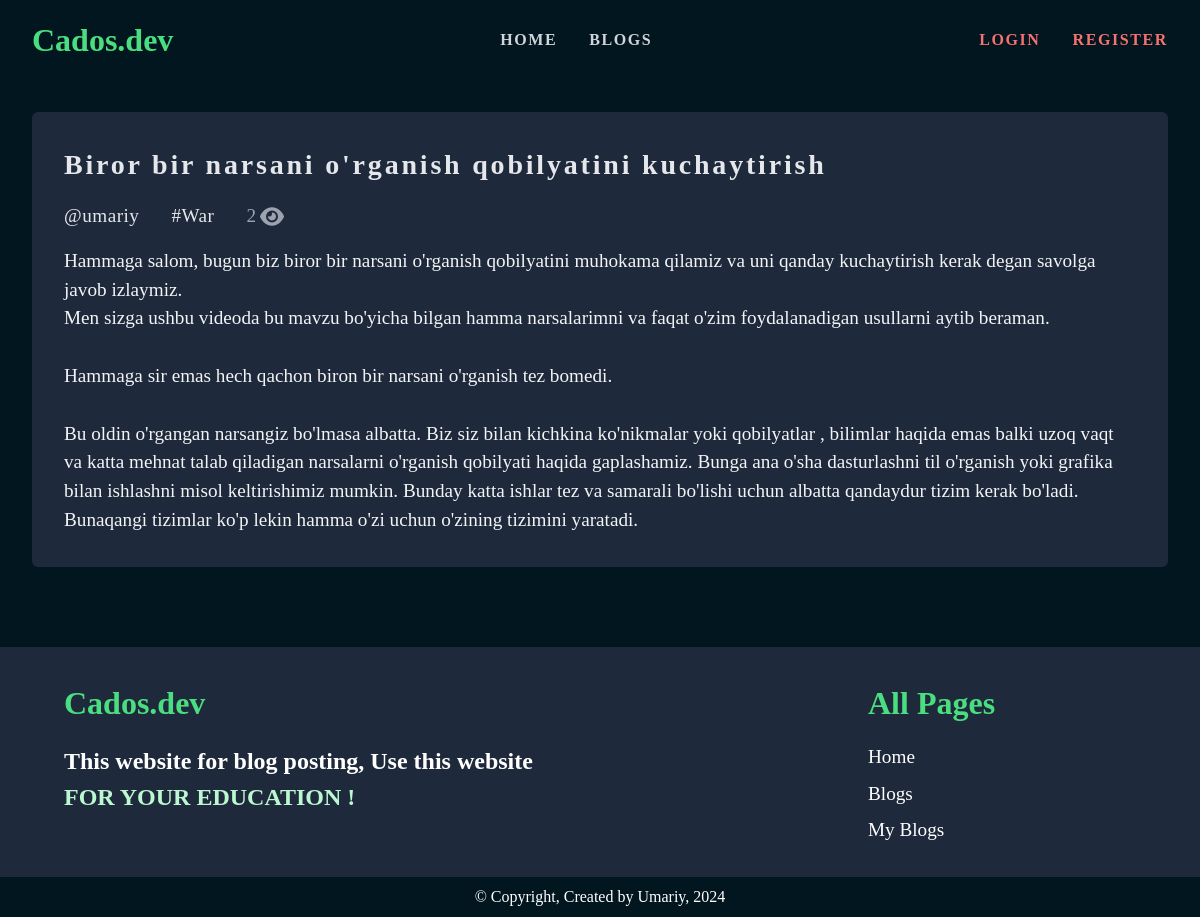
The app's page /blog_detail/biror-bir-narsani-organish-qobilyatini-kuchaytirish with its own data.
### main/models.py (models this page shows, shortened)
class Blog(models.Model):
    category = models.ForeignKey(BlogCategory, on_delete=models.CASCADE)
    author = models.ForeignKey(CustomUser, on_delete=models.CASCADE)
    title = models.CharField("Blog title", max_length=150)
    slug = models.SlugField("Blog slug", max_length=150, unique=True, blank=True)
    text = models.TextField("Blog text", blank=True)
    image = models.ImageField(
        "Blog image", upload_to="blog_image/", blank=True, null=True
    )
    date = models.DateTimeField("Blog date", auto_now_add=True)
    views = models.IntegerField("Blog views", default=1)
    viewed_by = models.ManyToManyField(
        CustomUser, related_name="viewed_blogs", blank=True
    )
    class Meta:
        verbose_name = "Blog"
        verbose_name_plural = "Blogs"

class CustomUser(AbstractUser):
    username = models.CharField("User username", max_length=150, unique=True)
    slug = models.SlugField("User slug", max_length=150, unique=True, blank=True)
    description = models.CharField(
        "User description", max_length=150, blank=True, null=True
    )
    email = models.EmailField("User email", max_length=150, unique=True)
    password = models.CharField("User password", max_length=150)
    image = models.ImageField("User image", upload_to="avatar/", blank=True, null=True)
    date = models.DateField("User date", auto_now_add=True)
    USERNAME_FIELD = (
        "username"  # Указываем email как уникальный идентификатор пользователя
    )
    REQUIRED_FIELDS = ["email"]
    def __str__(self):
        return self.username

class BlogCategory(models.Model):
    title = models.CharField("Category title", max_length=150)
    slug = models.SlugField("Category slug", max_length=150, unique=True, blank=True)
    def __str__(self):
        return self.title
    class Meta:
        verbose_name = "Blogs Category"
        verbose_name_plural = "Blogs Categories"

### main/views.py (the view)
# urls.py: path("blog_detail/<slug:slug>", views.blog_detail, name="blog_detail"),
def blog_detail(request, slug):
    blog = get_object_or_404(Blog, slug=slug)
    if request.user.is_authenticated:
        if not blog.viewed_by.filter(id=request.user.id).exists():
            blog.views += 1
            blog.viewed_by.add(request.user)
            blog.save()
    return render(request, "blog_detail.html", {"blog": blog})

### main/context_pro.py (called while the page is built)
def pagination_context(request):
    blogs = Blog.objects.select_related("author", "category").all()
    paginator = Paginator(blogs, 2)
    page_number = request.GET.get("page")
    page_obj = paginator.get_page(page_number)
    return {
        "blogs": page_obj,  # 'blogs' is now paginated
    }

def my_custom_context_processor(request):
    users = CustomUser.objects.annotate(blog_count=Count("blog")).order_by(
        "-blog_count"
    )[:10]
    return {
        "users": users,
        "all_blogs": Blog.objects.all(),
        "all_categories": BlogCategory.objects.all(),
    }

### templates/blog_detail.html (shortened to what this page needs)
{% extends 'base.html' %} {% load static %}  {% block content %}
<div class="my-[2rem] blogs-content px-[1rem] md:px-[2rem] xl:px-[4rem]">
  <div class="bg-slate-800 p-[1rem] md:p-[2rem] rounded-md">
    <h1 class="text-gray-200 text-[1.75rem] font-[800] tracking-widest">
      {{blog.title}}
    </h1>
    <div
      class="flex flex-wrap blog-details my-[1rem] text-gray-200 text-[1.2rem] tracking-wide gap-[2rem]"
    >
      <h4 class="">@{{blog.author}}</h4>
      <h4 class="">#{{blog.category}}</h4>
      <span class="text-gray-400 flex items-center cursor-pointer">
        {{ blog.views }}
        <img
          src="{% static '/images/eye.svg' %}"
          class="w-[1.5rem] ml-[0.25rem]"
          alt=""
        />
      </span>
    </div>
    <p class="text-gray-100 text-[1.2rem]">{{blog.text|safe|linebreaksbr}}</p>
  </div>
</div>
{% endblock content %}

### static/css/root.css (style rules this page uses)
:root { --bg: #01161e; --sub-bg: #0f172a; --text-green: #4ade80; --text-gray: #eff6e0; }

### static/css/style.css (style rules this page uses)
* { margin: 0; padding: 0; box-sizing: border-box; font-family: "mukta"; scroll-behavior: smooth; }
body { background: var(--bg); }

### records on screen
Blog: title "Biror bir narsani o'rganish qobilyatini kuchaytirish", author "umariy", category "War", views "2", text "Hammaga salom, bugun biz biror bir narsani o'rganish qobilyatini muhokama qilamiz va uni qanday kuchaytirish kerak degan savolga javob izlaymiz. Men sizga ushbu videoda bu mavzu bo'yicha bilgan hamma narsalarimni va faqat o'zim foydalanadigan usullarni aytib beraman. Hammaga sir emas hech qachon biron bir narsani o'rganish tez bomedi. Bu oldin o'rgangan narsangiz bo'lmasa albatta. Biz siz bilan kichkina ko'nikmalar yoki qobilyatlar , bilimlar haqida emas balki uzoq vaqt va katta mehnat talab qiladigan narsalarni o'rganish qobilyati haqida gaplashamiz. Bunga ana o'sha dasturlashni til o'rganish yoki grafika bilan ishlashni misol keltirishimiz mumkin. Bunday katta ishlar tez va samarali…"
